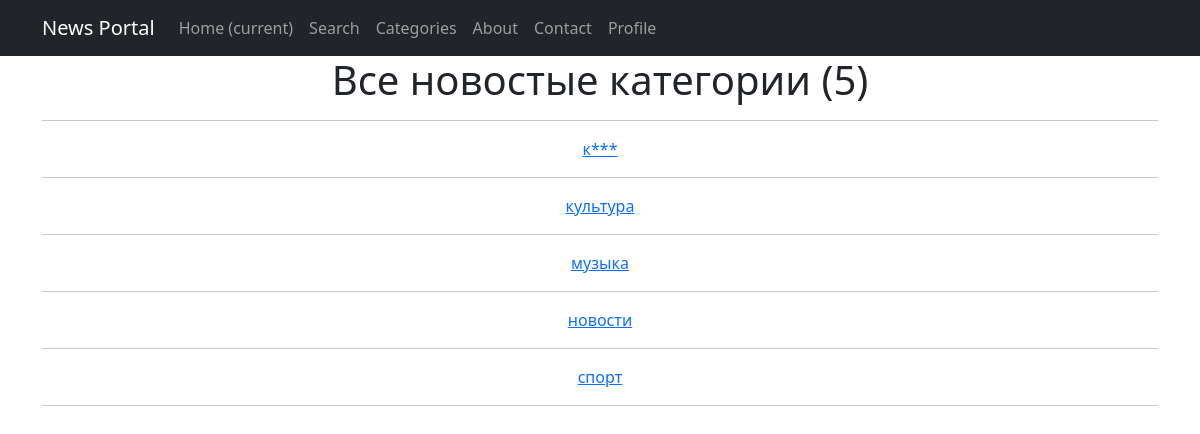
/news/categories/ (signed in), run on the app's committed database.
### news/models.py (models this page shows, shortened)
class Category(models.Model):
    name = models.CharField(max_length=100, unique=True)
    subscribers = models.ManyToManyField(User, through='UserCategory')

### news/views.py (the view)
# urls.py: path('categories/', cache_page(30)(CategoryListView.as_view()), name='categories'),
class CategoryListView(ListView):
    model = Category
    ordering = 'name'
    template_name = 'categories.html'
    context_object_name = 'categories'
    paginate_by = 10

### news/templatetags/custom_filters.py (called while the page is built)
@register.filter()
def censor(value):
    if not isinstance(value, str):
        return value
    all_words = value.split(' ')
    censored_words = []
    for word in all_words:
        if word.lower() in OBSCENE_WORDS:
            word = word[0] + '*' * (len(word) - 1)
        censored_words.append(word)
    return ' '.join(censored_words)

### templates/categories.html (shortened to what this page needs)
{% extends 'flatpages/default.html' %}
{% load custom_filters %}
{% block content %}
    <h1>Все новостые категории ({{categories|length}})</h1>
    <hr>
    {% if categories %}
        {% for category in categories %}
            <a href="{% url 'category' category.id %}">{{ category.name|censor }}</a>
            <hr>
        {% endfor %}
    {% else %}
        <h2>Категорий нет!</h2>
    {% endif%}
{% endblock content %}

### data on the page
Category: name|censor "к***"
Category: name|censor "культура"
Category: name|censor "музыка"
Category: name|censor "новости"
Category: name|censor "спорт"

### other printed values
{{ categories|length }} "5"
